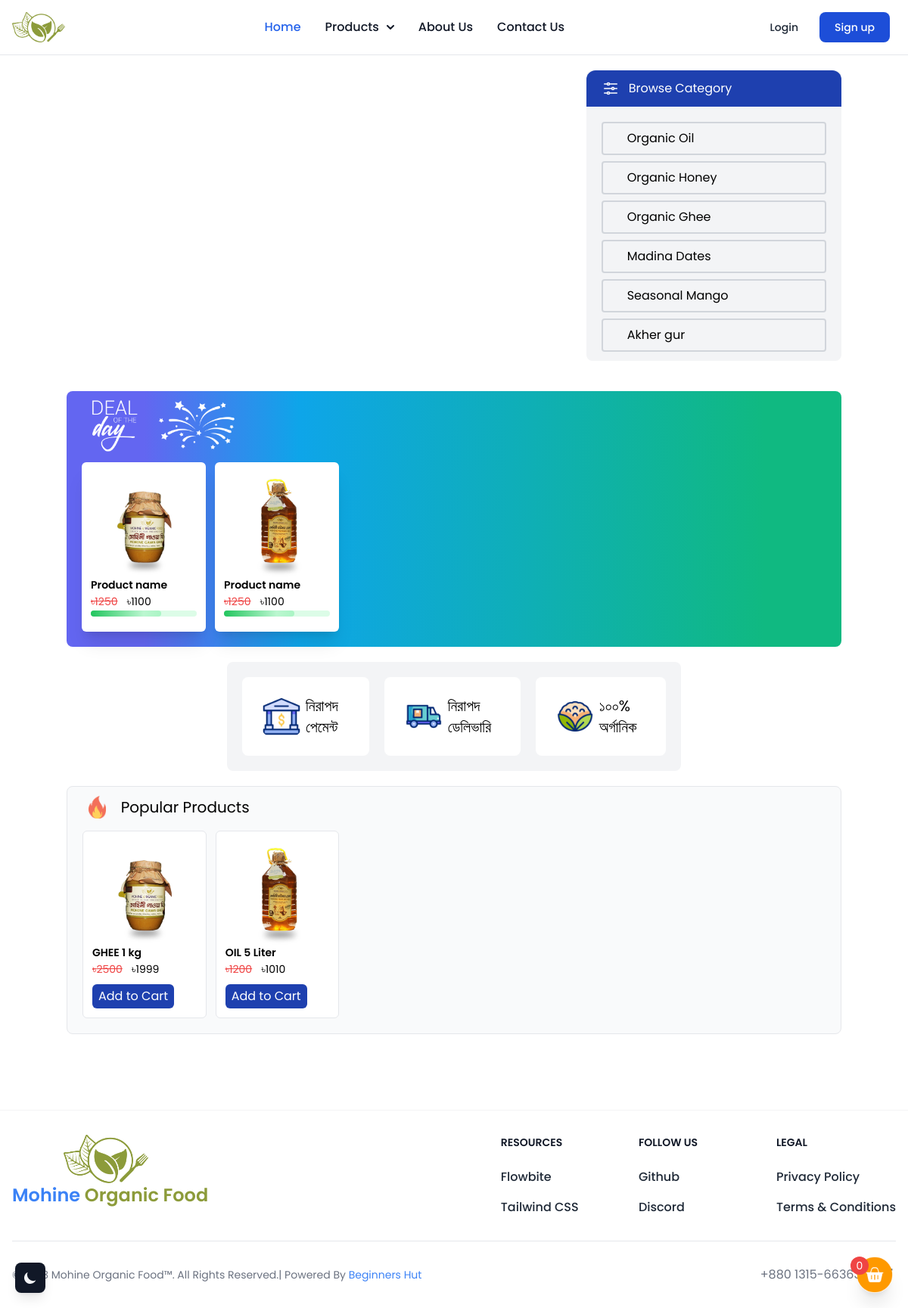
The page / on the database its author committed.
### mohine_products/models.py (models this page shows)
class Products(models.Model):
    product_name = models.CharField(max_length=100)
    product_description = models.TextField ()
    product_category = models.CharField(max_length=40)
    product_image = models.ImageField(upload_to ='static/upload/')
    cut_price= models.IntegerField(null=True)
    product_price= models.IntegerField(default=0)
    product_ammount = models.CharField(max_length=30)

### mohine_products/views.py (the view)
# urls.py: path('', index, name='index'),
def index(request):
    products = Products.objects.all()[:8][::-1]
    if request.user.is_authenticated:
        return render(request,'index_logged_in.html',{'product':products})
    return render(request, 'index.html',{'product':products})

### templates/index.html (shortened to what this page needs)
{% extends "_base.html" %}
{% block content %}
<section class="flex flex-col md:flex-row container mx-auto px-2 md:px-0 md:py-5 md:space-x-3 text-english">
  <div class="relative w-full md:w-2/3">
<div id="default-carousel" class="relative w-full" data-carousel="slide">
  <div class="relative h-56 overflow-hidden rounded-lg md:h-96">
  </div>
  <button type="button" class="absolute top-0 left-0 z-30 flex items-center justify-center h-full px-4 cursor-pointer group focus:outline-none" data-carousel-prev>
      <span class="inline-flex items-center justify-center w-10 h-10 rounded-full bg-white/30 dark:bg-gray-800/30 group-hover:bg-white/50 dark:group-hover:bg-gray-800/60 group-focus:ring-4 group-focus:ring-white dark:group-focus:ring-gray-800/70 group-focus:outline-none">
          <svg class="w-4 h-4 text-white dark:text-gray-800" aria-hidden="true" xmlns="http://www.w3.org/2000/svg" fill="none" viewBox="0 0 6 10">
              <path stroke="currentColor" stroke-linecap="round" stroke-linejoin="round" stroke-width="2" d="M5 1 1 5l4 4"/>
          </svg>
      </span>
  </button>
  <button type="button" class="absolute top-0 right-0 z-30 flex items-center justify-center h-full px-4 cursor-pointer group focus:outline-none" data-carousel-next>
      <span class="inline-flex items-center justify-center w-10 h-10 rounded-full bg-white/30 dark:bg-gray-800/30 group-hover:bg-white/50 dark:group-hover:bg-gray-800/60 group-focus:ring-4 group-focus:ring-white dark:group-focus:ring-gray-800/70 group-focus:outline-none">
          <svg class="w-4 h-4 text-white dark:text-gray-800" aria-hidden="true" xmlns="http://www.w3.org/2000/svg" fill="none" viewBox="0 0 6 10">
              <path stroke="currentColor" stroke-linecap="round" stroke-linejoin="round" stroke-width="2" d="m1 9 4-4-4-4"/>
          </svg>
      </span>
  </button>
</div>
  </div>
  <div class="hidden md:block w-full md:w-1/3 rounded-lg flex-row md:flex-col items-center space-x-3 md:space-x-0 md:space-y-2 md:h-96 overflow-y-scroll bg-gray-100 dark:bg-gray-700">
    <div class="w-full bg-blue-800 dark:bg-blue-700 rounded-t-xl px-5 py-3 flex text-white "> Browse Category</div>
    <div class="h-80 overflow-y-scroll px-5 py-3">
      <div class="text-black dark:text-white border-2 border-gray-300 dark:border-gray-600 py-2 px-8 w-full mb-2 rounded hover:bg-green-300 dark:hover:bg-green2"><a href="#">Organic Oil</a></div>
      <div class="text-black dark:text-white border-2 border-gray-300 dark:border-gray-600 py-2 px-8 w-full mb-2 rounded hover:bg-green-300 dark:hover:bg-green2"><a href="#">Organic Honey</a></div>
      <div class="text-black dark:text-white border-2 border-gray-300 dark:border-gray-600 py-2 px-8 w-full mb-2 rounded hover:bg-green-300 dark:hover:bg-green2"><a href="#">Organic Ghee</a></div>
      <div class="text-black dark:text-white border-2 border-gray-300 dark:border-gray-600 py-2 px-8 w-full mb-2 rounded hover:bg-green-300 dark:hover:bg-green2"><a href="#">Madina Dates</a></div>
      <div class="text-black dark:text-white border-2 border-gray-300 dark:border-gray-600 py-2 px-8 w-full mb-2 rounded hover:bg-green-300 dark:hover:bg-green2"><a href="#">Seasonal Mango</a></div>
      <div class="text-black dark:text-white border-2 border-gray-300 dark:border-gray-600 py-2 px-8 w-full mb-2 rounded hover:bg-green-300 dark:hover:bg-green2"><a href="#">Akher gur</a></div>
    </div>
  </div>
</section>
<section class="px-2 py-5 md:px-0 container mx-auto">
  <div class="bg-gradient-to-r from-indigo-500 from-10% via-sky-500 via-30% to-emerald-500 to-90% ... rounded-lg px-5 pb-5">
    <div><img class="h-[90px] inline" src="/static/deal_of_the_day.png" alt="">
      <img class="h-[90px] inline" src="/static/star.png" alt=""></div>
      <div class="flex flex-row space-x-3 w-full mt-1">
        {% for single_product in product %}
        <a href="/view_product/{{single_product.id}}" class="w-1/2 md:w-1/4 lg:w-1/6 bg-white flex flex-col rounded-md p-1 md:p-3 shadow-xl">
          <img src="{{ single_product.product_image }}" alt="product">
          <h1 class="font-bangla lg:font-semibold text-sm lg:text-md">Product name</h1>
          <div><p class="font-english line-through inline text-red-500 text-sm md:text-md">৳1250</p>
            <p class="font-english inline ml-2 text-sm md:text-md">৳1100</p></div>
          <span class="flex-1 block w-full h-2 rounded-md bg-green-100 mb-2"><span class="to-green-300 bg-[length:150%_150%] via-green-200 from-green-500 bg-gradient-to-r animate-[gradientAnim_5s_ease_infinite] h-2 block rounded-md w-2/3"></span></span>
          </a>
        {% endfor %}
      </div>
  </div>
</section>
<section  class='bg-gray-100 dark:bg-gray-700 p-5 container lg:w-1/2 mx-auto md:rounded-lg'>
    <div class="flex flex-col md:flex-row justify-between space-y-4 md:space-y-0 md:space-x-5">
      <div class="bg-white rounded-lg p-2 md:p-5 flex flex-row items-center justify-center"><img class="h-16 rounded-full" src="/static/bank.gif" alt="Payment">
      <p class="text-xl font-bangla">নিরাপদ পেমেন্ট </p>
      </div>
      <div class="bg-white rounded-lg p-2 md:p-5 flex flex-row items-center justify-center"><img class="h-16 rounded-full" src="/static/delivery-truck.gif" alt="Delivery">
      <p class="text-xl font-bangla">নিরাপদ ডেলিভারি </p>
      </div>
      <div class="bg-white rounded-lg p-2 md:p-5 flex flex-row items-center justify-center"><img class="h-16 rounded-full" src="/static/cauliflower.gif" alt="Fresh">
      <p class="text-xl font-bangla">১০০% অর্গানিক </p>
      </div>
    </div>
  </section>
  <section class="px-2 py-5 md:px-0 container mx-auto">
    <div class="bg-gray-50 dark:bg-gray-700 rounded-lg px-5 pb-5 border dark:border-gray-500">
      <div class="px-2 py-3 flex items-center space-x-5"><img class="h-[30px] inline" src="/static/popular.png" alt="">
        <span class="text-lg lg:text-xl text-black dark:text-white">Popular Products</span></div>
        <div class="flex flex-row space-x-3 w-full mt-1">
          {% for single_product in product %}
          <div class="w-1/2 md:w-1/4 lg:w-1/6 bg-white dark:bg-gray-800 flex flex-col rounded-md p-1 md:p-3 border dark:border-gray-500">
            <a href="/view_product/{{single_product.id}}" ><img src="{{ single_product.product_image }}" alt="product"></a>
            <a  href="/view_product/{{single_product.id}}" class="font-bangla lg:font-semibold text-sm lg:text-md text-black dark:text-white">{{ single_product.product_name }}</a>
            <div><p class="font-english line-through inline text-red-500 text-sm md:text-md">৳{{ single_product.cut_price }}</p>
              <p class="font-english inline ml-2 text-sm md:text-md text-black dark:text-[#ffff00]">৳{{ single_product.product_price }}</p></div>
            <span id="divpr{{single_product.id}}" class="divpr mt-2">
              <button id='["pr{{single_product.id}}","{{ single_product.product_name }}","{{ single_product.product_price }}"]' class="cart bg-blue-800 dark:bg-blue-600 rounded-md px-2 py-1 text-white">Add to Cart</button>
              </span>
            </div>
          {% endfor %}
        </div>
    </div>
  </section>
{% endblock content %}

### templates/_base.html (shortened to what this page needs)
{% load compress %}
{% load static %}
<!DOCTYPE html>
<html lang="en">
<head>
    <script src="https://cdn.tailwindcss.com"></script>
    <link rel="stylesheet" href="https://cdnjs.cloudflare.com/ajax/libs/animate.css/4.1.1/animate.min.css"/>
</head>
<body class="bg-white dark:bg-darkbg font-english">
  <button id="theme-toggle" type="button" class="fixed z-50 bottom-5 left-5 text-gray-100 bg-gray-900 dark:bg-gray-100 dark:text-gray-800  hover:bg-gray-100 dark:hover:bg-gray-700 hover:text-gray-700 dark:hover:text-gray-100 shadow-lg rounded-lg text-sm p-2.5">
    <svg id="theme-toggle-dark-icon" class="hidden w-5 h-5" fill="currentColor" viewBox="0 0 20 20" xmlns="http://www.w3.org/2000/svg"><path d="M17.293 13.293A8 8 0 016.707 2.707a8.001 8.001 0 1010.586 10.586z"></path></svg>
</button>
<div class="fixed z-40 bottom-5 right-5 h-10 md:h-12 cursor-pointer" data-drawer-target="drawer-right-example" data-drawer-show="drawer-right-example" data-drawer-placement="right" aria-controls="drawer-right-example">
    <img class="relative h-10 md:h-12 shadow-xl rounded-full" src="/static/cart.png" alt="Cart">
   <button id="cart"  type="button" class="absolute bottom-6 right-8 bg-red-500 text-white text-xs h-5 w-5 md:text-sm md:h-6 md:w-6 rounded-full" >0</button>
</div>
    <nav class="bg-white border-gray-200 dark:bg-[#101829] sticky top-0 border-b-[1px] border-gray-100 dark:border-gray-800 bg-opacity-60 backdrop-blur-xl z-40">
      <div class="flex flex-wrap items-center justify-between max-w-screen-2xl mx-auto p-4">
          <a href="/" class="flex items-center">
              <img src="/static/logo.png" class="h-10 mr-3" alt="Mohine Logo" />
          </a>
          <div class="flex items-center md:order-2">
              <a href="/login" class="text-gray-800 dark:text-white hover:bg-gray-50 focus:ring-4 focus:ring-gray-300 font-medium rounded-lg text-sm px-4 py-2 md:px-5 md:py-2.5 mr-1 md:mr-2 dark:hover:bg-gray-700 focus:outline-none dark:focus:ring-gray-800">Login</a>
              <a href="/signup" class="text-white bg-blue-700 hover:bg-blue-800 focus:ring-4 focus:ring-blue-300 font-medium rounded-lg text-sm px-4 py-2 md:px-5 md:py-2.5 mr-1 md:mr-2 dark:bg-blue-600 dark:hover:bg-blue-700 focus:outline-none dark:focus:ring-blue-800">Sign up</a>
          </div>
          <div id="mega-menu" class="items-center justify-between hidden w-full md:flex md:w-auto md:order-1">
              <ul class="flex flex-col mt-4 font-medium md:flex-row md:space-x-8 md:mt-0">
                  <li>
                      <a href="/" class="block py-2 pl-3 pr-4 text-blue-600 border-b border-gray-100 hover:bg-gray-50 md:hover:bg-transparent md:border-0 md:hover:text-blue-600 md:p-0 dark:text-blue-500 md:dark:hover:text-blue-500 dark:hover:bg-gray-700 dark:hover:text-blue-500 md:dark:hover:bg-transparent dark:border-gray-700" aria-current="page">Home</a>
                  </li>
                  <li>
                      <button id="mega-menu-dropdown-button" data-dropdown-toggle="mega-menu-dropdown" class="flex items-center justify-between w-full py-2 pl-3 pr-4 font-medium text-gray-900 border-b border-gray-100 md:w-auto hover:bg-gray-50 md:hover:bg-transparent md:border-0 md:hover:text-blue-600 md:p-0 dark:text-white md:dark:hover:text-blue-500 dark:hover:bg-gray-700 dark:hover:text-blue-500 md:dark:hover:bg-transparent dark:border-gray-700">
                          Products <svg class="w-2.5 h-2.5 ml-2.5" aria-hidden="true" xmlns="http://www.w3.org/2000/svg" fill="none" viewBox="0 0 10 6">
      <path stroke="currentColor" stroke-linecap="round" stroke-linejoin="round" stroke-width="2" d="m1 1 4 4 4-4"/>
    </svg>
                      </button>
                  </li>
                  <li>
                      <a href="/about" class="block py-2 pl-3 pr-4 text-gray-900 border-b border-gray-100 hover:bg-gray-50 md:hover:bg-transparent md:border-0 md:hover:text-blue-600 md:p-0 dark:text-white md:dark:hover:text-blue-500 dark:hover:bg-gray-700 dark:hover:text-blue-500 md:dark:hover:bg-transparent dark:border-gray-700">About Us</a>
                  </li>
                  <li>
                      <a href="#" class="block py-2 pl-3 pr-4 text-gray-900 border-b border-gray-100 hover:bg-gray-50 md:hover:bg-transparent md:border-0 md:hover:text-blue-600 md:p-0 dark:text-white md:dark:hover:text-blue-500 dark:hover:bg-gray-700 dark:hover:text-blue-500 md:dark:hover:bg-transparent dark:border-gray-700">Contact Us</a>
                  </li>
              </ul>
          </div>
      </div>
  </nav>
    <div>
        {% block content %}
        {% endblock content %}
    </div>
    <footer class="bg-white dark:bg-darkbg mt-20 border-t-[1px] border-gray-100 dark:border-gray-800">
      <div class="mx-auto w-full max-w-screen-xl p-4 py-6 lg:py-8">
          <div class="md:flex md:justify-between">
            <div class="mb-6 md:mb-0">
                <a href="/" class="flex flex-col items-center">
                    <img src="/static/logo.png" class="h-16 mr-3" alt="Mohine Logo" />
                    <span class="self-center text-2xl font-semibold whitespace-nowrap text-blue-500">Mohine <span class="text-green2"> Organic Food</span></span>
                </a>
            </div>
            <div class="grid grid-cols-2 gap-8 sm:gap-6 sm:grid-cols-3">
                <div>
                    <h2 class="mb-6 text-sm font-semibold text-gray-900 uppercase dark:text-white">Resources</h2>
                    <ul class="text-gray-800 dark:text-white font-medium">
                        <li class="mb-4">
                            <a href="https://flowbite.com/" class="hover:underline">Flowbite</a>
                        </li>
                        <li>
                            <a href="https://tailwindcss.com/" class="hover:underline">Tailwind CSS</a>
                        </li>
                    </ul>
                </div>
                <div>
                    <h2 class="mb-6 text-sm font-semibold text-gray-900 uppercase dark:text-white">Follow us</h2>
                    <ul class="text-gray-800 dark:text-white font-medium">
                        <li class="mb-4">
                            <a href="https://github.com/themesberg/flowbite" class="hover:underline ">Github</a>
                        </li>
                        <li>
                            <a href="https://discord.gg/4eeurUVvTy" class="hover:underline">Discord</a>
                        </li>
                    </ul>
                </div>
                <div>
                    <h2 class="mb-6 text-sm font-semibold text-gray-900 uppercase dark:text-white">Legal</h2>
                    <ul class="text-gray-800 dark:text-white font-medium">
                        <li class="mb-4">
                            <a href="#" class="hover:underline">Privacy Policy</a>
                        </li>
                        <li>
                            <a href="#" class="hover:underline">Terms &amp; Conditions</a>
                        </li>
                    </ul>
                </div>
            </div>
        </div>
        <hr class="my-6 border-gray-200 sm:mx-auto dark:border-gray-700 lg:my-8" />
        <div class="flex items-center flex-col md:flex-row md:justify-between">
            <div class="text-sm text-gray-500 sm:text-center dark:text-gray-400 text-center">© 2023 <a href="https://flowbite.com/" class="hover:underline">Mohine Organic Food™</a>. All Rights Reserved.| Powered By <a href="https://www.beginnershut.com" class="hover:text-green2 text-blue-500">Beginners Hut</a>
            </div>
            <div class="flex mt-4 space-x-5 sm:justify-center sm:mt-0 items-center">
                <p class="text-gray-500 hover:text-gray-900 dark:hover:text-white" >+880 1315-663635</p>
                <a href="https://www.facebook.com/mohineorganicfood" class="text-gray-500 hover:text-gray-900 dark:hover:text-white">
                </a>
            </div>
        </div>
      </div>
  </footer>
</body>
</html>

### rows shown on the page
Products: product_image (picture), product_name "GHEE 1 kg", cut_price "2500", product_price "1999"
Products: product_image (picture), product_name "OIL 5 Liter", cut_price "1200", product_price "1010"
